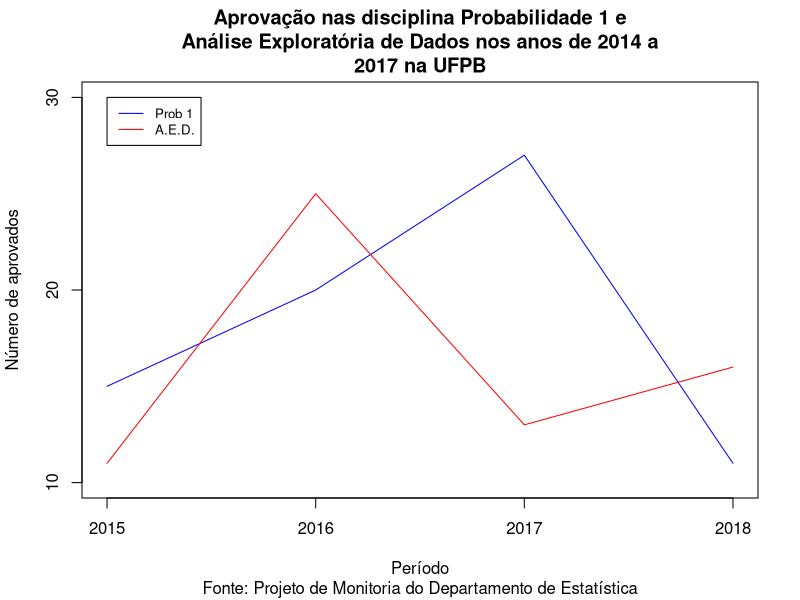

Write the R code that produced this figure.
#Gráfico de linhas em faixa: Aprovações em Prob 1 e A.E.D. de 2015 a 2018

# Definindo os valores da variável
aprov_prob <- c(15, 20, 27, 11)
aprov_aed <- c(11, 25, 13, 16)

#Definindo O título
titulo<-paste(strwrap(
  'Aprovação nas disciplina Probabilidade 1 e Análise Exploratória
  de Dados nos anos de 2014 a 2017 na UFPB',
  #whitespace_only = TRUE,
  width = 50),collapse = "\n")

#Gerando a primeira série
plot(aprov_prob,type="l", axes = FALSE, main = titulo,
     sub = "Fonte: Projeto de Monitoria do Departamento de Estatística",
     xlab="Período",ylab="Número de aprovados",col="blue",ylim=c(10,30))

#Gerando o eixo x
axis(1, at=1:4, lab=c("2015","2016","2017","2018"))

#Gerando o eixo y
axis(2, at=c(10,20,30))

#Gerando a segunda série
lines(aprov_aed, type="l", col="red")

# Fechando o gráfico
box()

#Gerando a legenda. Alguns argumentos da função legend():
#             <primeiro argumento>: posição em x da legenda
#             <segundo argumento>: posição em y da legenda
#             legend: Vetor com os textos da legenda
#             cex: tamanho em relação ao gráfico (?)
#             col: vetor com as cores da legenda
#             lty: Tipo de linha na legenda.
legend(1, 30, legend =  c("Prob 1","A.E.D."), cex = 0.8,
       col = c("blue","red"), lty=1)
